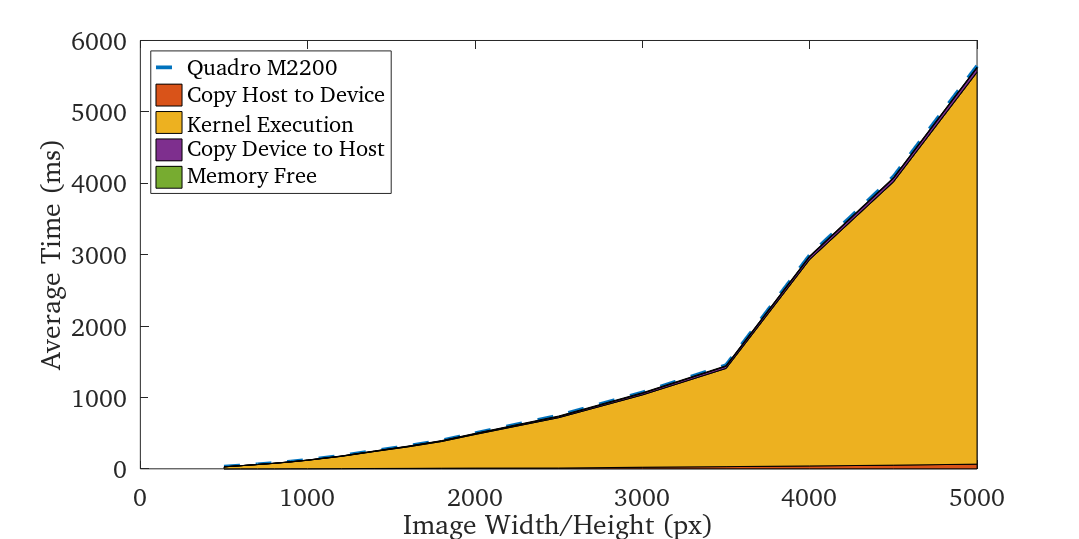
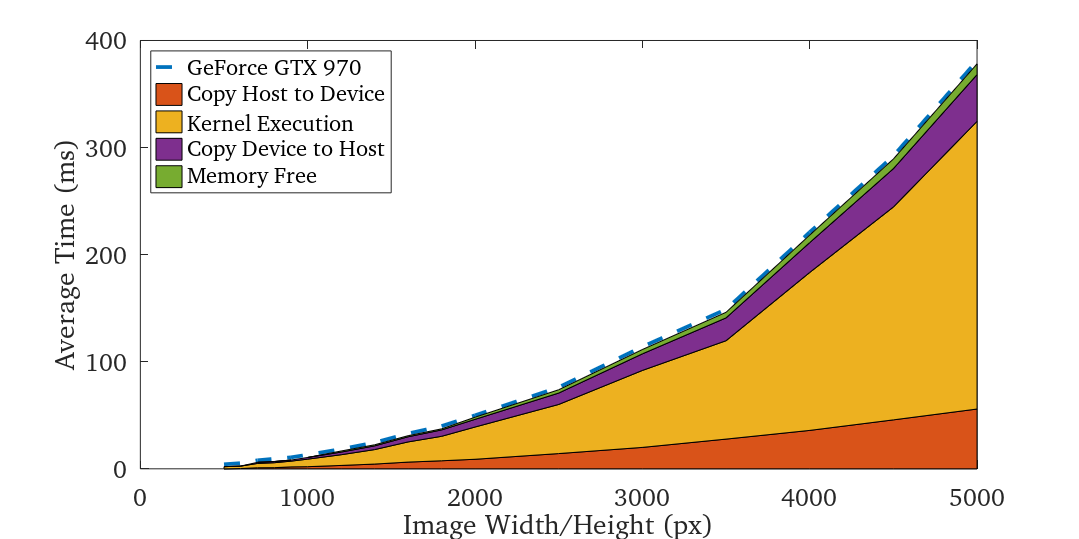
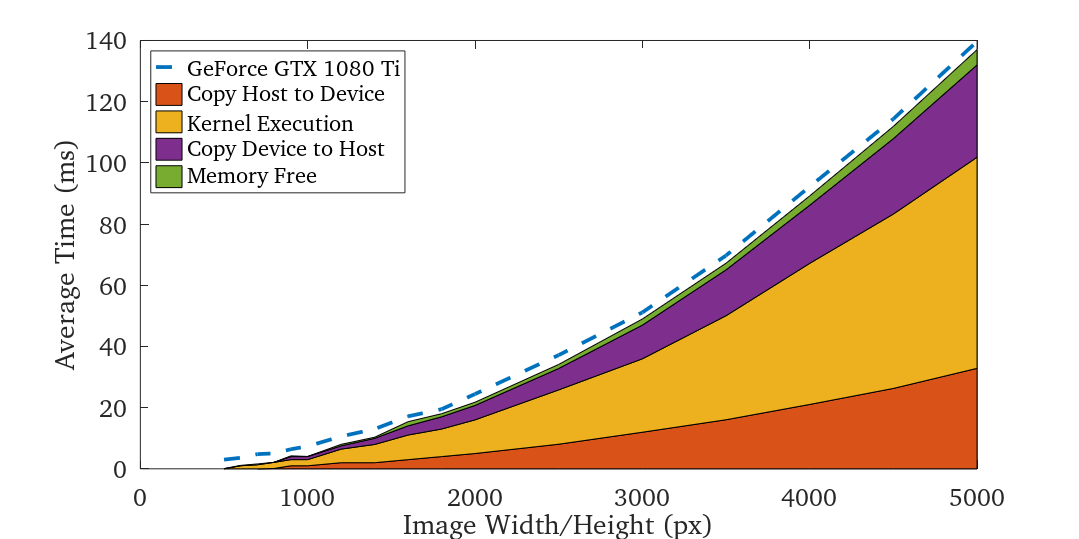

These charts were generated, in order, by the following MATLAB code:
% Close all old plots
close all
clear all

% Variables
fontsize = 20;
save_to_file = 0;
linewidth = 3;

%% Our data from testing
% Matrix sizes
matsize = [500,600,700,800,900,1000,1200,1400,1600,1800,2000,2500,3000,3500,4000,4500,5000];

% System Names
names = {'Quadro M2200','GeForce GTX 970','GeForce GTX 1080 Ti'};
parts = {'Copy Host to Device','Kernel Execution','Copy Device to Host','Memory Free'};

% Thinkpad p51 (quadro M2200)
gpu1 = [30.4000,45.9600,62.7200,80.8800,101.2400,125.6000,182.1200,252.2000,320.2400,396.5600,498.1600,746.4000,1068.9200,1451.0000,2992.2000,4091.6800,5643.8000];
copyto1 = [0.040,1.000,1.000,1.120,2.000,2.040,3.160,4.800,6.200,8.600,10.160,11.0851,22.560,30.760,40.280,51.200,65.600];
kernel1 = [27.440,42.400,58.120,75.160,94.280,117.360,170.880,237.920,301.560,373.680,470.600,705.400,1012.320,1375.280,2892.960,3967.320,5490.800];
copyback1 = [0.120,0.320,1.040,1.120,2.000,2.360,3.240,4.440,6.440,8.000,9.400,15.480,22.600,30.760,40.040,50.320,62.560];
free1 = [0.120,0.160,1.120,1.120,1.240,1.800,2.280,3.120,4.160,4.840,6.000,7.440,7.680,7.520,7.520,7.680,7.520];

% Desktop #1 (970)
gpu2 = [4.2000,5.2800,7.9200,9.3600,10.6800,13.1200,18.4000,24.5200,32.9200,39.8800,49.9200,76.1200,113.9600,148.8800,220.9200,292.2400,381.0400];
copyto2 = [0.000,0.280,1.000,1.080,1.800,2.000,3.160,4.440,6.280,7.520,8.920,14.240,20.000,27.760,35.880,45.720,55.840];
kernel2 = [2.000,2.240,4.040,4.600,5.360,7.040,10.000,13.520,18.840,22.840,30.120,45.880,71.880,91.880,147.520,198.800,268.680];
copyback2 = [0.000,0.040,1.000,1.080,1.000,1.560,2.480,3.480,4.800,5.960,7.160,10.640,15.480,21.320,27.880,35.800,43.640];
free2 = [0.000,0.000,0.000,0.080,0.000,0.000,1.000,1.000,1.000,1.000,2.000,3.080,4.040,5.200,7.000,9.000,10.000];

% Desktop #2 (1080ti)
gpu3 = [3.000,3.600,4.800,5.040,6.400,7.360,10.600,13.000,17.160,19.480,24.440,37.160,51.120,69.720,92.240,114.360,139.680];
copyto3 = [0.000,0.000,0.000,0.120,1.000,1.000,2.000,2.000,3.000,4.000,5.000,8.040,11.960,16.040,21.040,26.280,32.840];
kernel3 = [0.000,1.000,1.320,2.000,2.000,2.000,4.440,5.960,8.040,9.000,11.000,17.760,24.000,34.000,46.120,57.000,69.000];
copyback3 = [0.000,0.000,0.000,0.000,1.000,1.000,1.080,2.000,3.000,4.000,4.720,7.000,11.000,15.000,19.000,24.640,30.160];
free3 = [0.080,0.120,0.280,0.000,0.240,0.040,0.480,0.360,1.360,1.000,1.040,1.320,2.000,2.160,3.040,4.000,5.000];


%% Plot  #1
fh1 = figure('name','Quadro M2200 Split');
set(gcf,'PaperPositionMode','auto')
set(gcf,'defaultuicontrolfontsize',fontsize);
set(gcf,'defaultuicontrolfontname','Bitstream Charter');
set(gcf,'DefaultAxesFontSize',fontsize);
set(gcf,'DefaultAxesFontName','Bitstream Charter');
set(gcf,'DefaultTextFontSize',fontsize);
set(gcf,'DefaultTextFontname','Bitstream Charter');

plot(matsize,gpu1,'--','LineWidth',linewidth); hold on;
area(matsize',[copyto1;kernel1;copyback1;free1]'); hold on;

%ylim([0 5])
legend([names{1},parts],'Location','northwest');
ylabel('Average Time (ms)');
xlabel('Image Width/Height (px)');
set(gcf,'Position',[0 0 1200 600])

%% Plot  #2
fh1 = figure('name','GTX 970 Split');
set(gcf,'PaperPositionMode','auto')
set(gcf,'defaultuicontrolfontsize',fontsize);
set(gcf,'defaultuicontrolfontname','Bitstream Charter');
set(gcf,'DefaultAxesFontSize',fontsize);
set(gcf,'DefaultAxesFontName','Bitstream Charter');
set(gcf,'DefaultTextFontSize',fontsize);
set(gcf,'DefaultTextFontname','Bitstream Charter');

plot(matsize,gpu2,'--','LineWidth',linewidth); hold on;
area(matsize',[copyto2;kernel2;copyback2;free2]'); hold on;

%ylim([0 5])
legend([names{2},parts],'Location','northwest');
ylabel('Average Time (ms)');
xlabel('Image Width/Height (px)');
set(gcf,'Position',[0 0 1200 600])

%% Plot #3
fh3 = figure('name','GTX 1080ti Split');
set(gcf,'PaperPositionMode','auto')
set(gcf,'defaultuicontrolfontsize',fontsize);
set(gcf,'defaultuicontrolfontname','Bitstream Charter');
set(gcf,'DefaultAxesFontSize',fontsize);
set(gcf,'DefaultAxesFontName','Bitstream Charter');
set(gcf,'DefaultTextFontSize',fontsize);
set(gcf,'DefaultTextFontname','Bitstream Charter');

plot(matsize,gpu3,'--','LineWidth',linewidth); hold on;
area(matsize',[copyto3;kernel3;copyback3;free3]'); hold on;

%ylim([0 5])
legend([names{3},parts],'Location','northwest');
ylabel('Average Time (ms)');
xlabel('Image Width/Height (px)');
set(gcf,'Position',[0 0 1200 600])


%% Save them to file
if save_to_file
    print(fh1,'-dpng','-r500','plot_gpusplit_1_M2200.png')
    print(fh2,'-dpng','-r500','plot_gpusplit_2_GTX970.png')
    print(fh3,'-dpng','-r500','plot_gpusplit_3_GTX1080ti.png')
end

